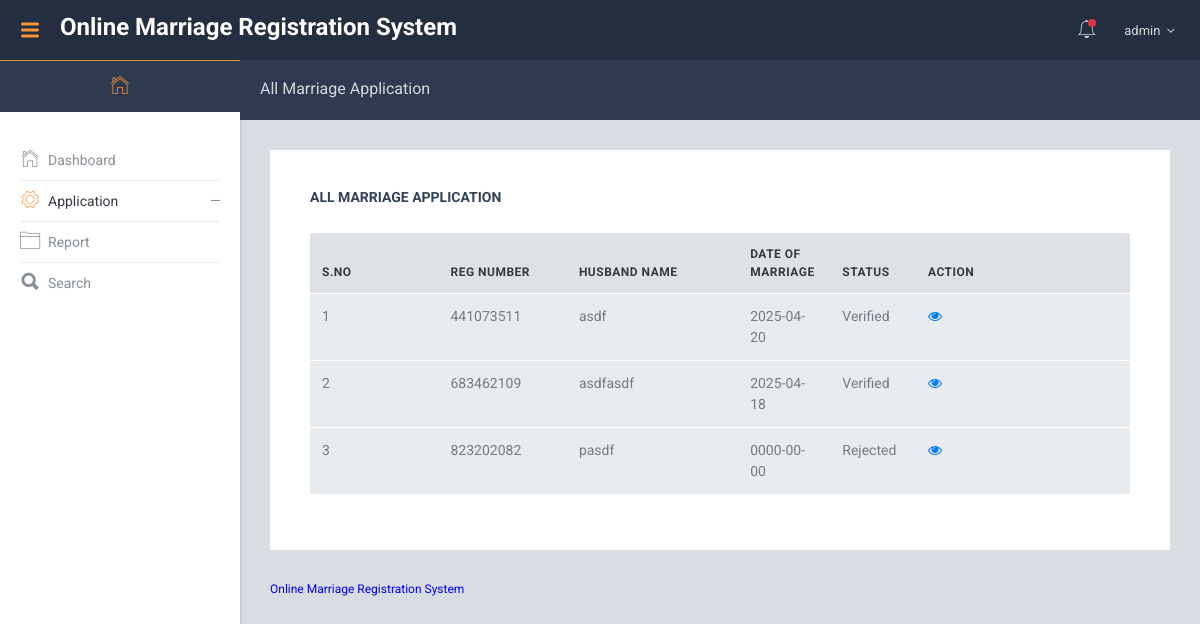
The page /admin/all-marriage-application.php (signed in) on the database its author committed.
### tables this page shows
CREATE TABLE `tblregistration` (
  `ID` int(11) NOT NULL,
  `RegistrationNumber` varchar(20) DEFAULT NULL,
  `UserID` int(11) DEFAULT NULL,
  `DateofMarriage` date DEFAULT NULL,
  `HusbandName` varchar(255) DEFAULT NULL,
  `HusImage` varchar(255) DEFAULT NULL,
  `HusbandReligion` varchar(100) DEFAULT NULL,
  `Husbanddob` date DEFAULT NULL,
  `HusbandSBM` varchar(50) DEFAULT NULL,
  `HusbandAdd` text DEFAULT NULL,
  `HusbandZipcode` varchar(10) DEFAULT NULL,
  `HusbandState` varchar(100) DEFAULT NULL,
  `HusbandAdharno` varchar(12) DEFAULT NULL,
  `WifeName` varchar(255) DEFAULT NULL,
  `WifeImage` varchar(255) DEFAULT NULL,
  `WifeReligion` varchar(100) DEFAULT NULL,
  `Wifedob` date DEFAULT NULL,
  `WifeSBM` varchar(50) DEFAULT NULL,
  `WifeAdd` text DEFAULT NULL,
  `WifeZipcode` varchar(10) DEFAULT NULL,
  `WifeState` varchar(100) DEFAULT NULL,
  `WifeAdharNo` varchar(12) DEFAULT NULL,
  `WitnessNamefirst` varchar(255) DEFAULT NULL,
  `WitnessAddressFirst` text DEFAULT NULL,
  `WitnessNamesec` varchar(255) DEFAULT NULL,
  `WitnessAddresssec` text DEFAULT NULL,
  `WitnessNamethird` varchar(255) DEFAULT NULL,
  `WitnessAddressthird` text DEFAULT NULL,
  `created_at` timestamp NOT NULL DEFAULT current_timestamp(),
  `Status` varchar(255) DEFAULT NULL,
  `Remark` varchar(60) NOT NULL
);

### admin/all-marriage-application.php (the view, shortened to what this page needs)
<?php
include('includes/dbconnection.php');
if (strlen($_SESSION['omrsaid']==0)) {
  header('location:logout.php');
  } else{
  ?>
<!DOCTYPE html>
<html lang="en">
  <head>
    <link href="lib/font-awesome/css/font-awesome.css" rel="stylesheet">
    <link href="lib/Ionicons/css/ionicons.css" rel="stylesheet">
    <link href="lib/perfect-scrollbar/css/perfect-scrollbar.css" rel="stylesheet">
    <link href="lib/jquery-toggles/toggles-full.css" rel="stylesheet">
    <link href="lib/highlightjs/github.css" rel="stylesheet">
    <link href="lib/datatables/jquery.dataTables.css" rel="stylesheet">
    <link href="lib/select2/css/select2.min.css" rel="stylesheet">
    <link rel="stylesheet" href="css/amanda.css">
  </head>
  <body>
<?php include_once('includes/header.php');
include_once('includes/sidebar.php');
 ?>
    <div class="am-pagetitle">
      <h5 class="am-title">All Marriage Application</h5>
    </div>
    <div class="am-mainpanel">
      <div class="am-pagebody">
        <div class="card pd-20 pd-sm-40">
          <h6 class="card-body-title">All Marriage Application</h6>
          <div class="table-wrapper" style="padding-top: 20px">
            <table id="datatable1" class="table display responsive nowrap">
              <thead>
                <tr>
                  <th class="wd-15p">S.No</th>
                  <th class="wd-15p">Reg Number</th>
                  <th class="wd-20p">Husband Name</th>
                  <th class="wd-10p">Date of Marriage</th>
                  <th class="wd-10p">Status</th>
                  <th class="wd-25p">Action</th>
                </tr>
              </thead>
              <tbody>
                <?php
$sql="SELECT * from tblregistration";
$query = $dbh -> prepare($sql);
$query->execute();
$results=$query->fetchAll(PDO::FETCH_OBJ);
$cnt=1;
if($query->rowCount() > 0)
{
foreach($results as $row)
{               ?>
                <tr>
                  <td><?php echo htmlentities($cnt);?></td>
                  <td><?php  echo htmlentities($row->RegistrationNumber);?></td>
                  <td><?php  echo htmlentities($row->HusbandName);?></td>
                  <td><?php  echo htmlentities($row->DateofMarriage);?></td>
                <?php if($row->Status==""){ ?>
                     <td><?php echo "Still Pending"; ?></td>
<?php } else { ?>                  <td><?php  echo htmlentities($row->Status);?>
                  </td>
                  <?php } ?>
                  <td><a href="view-marriage-application-detail.php?viewid=<?php echo htmlentities ($row->ID);?>"><i class="fa fa-eye" aria-hidden="true"></i></a></td>
                </tr>
              <?php $cnt=$cnt+1;}} ?>
              </tbody>
            </table>
          </div>
        </div>
      </div>
     <?php include_once('includes/footer.php');?>
    </div>
  </body>
</html>
<?php }  ?>

### admin/includes/header.php (shortened to what this page needs)
 <div class="am-header">
      <div class="am-header-left">
        <a id="naviconLeft" href="" class="am-navicon d-none d-lg-flex"><i class="icon ion-navicon-round"></i></a>
        <a href="index.html" class="am-logo">Online Marriage Registration System</a>
      </div>
      <div class="am-header-right">
        <div class="dropdown dropdown-notification">
          <a href="" class="nav-link pd-x-7 pos-relative" data-toggle="dropdown">
            <i class="icon ion-ios-bell-outline tx-24"></i>
            <span class="square-8 bg-danger pos-absolute t-15 r-0 rounded-circle"></span>
          </a>
        </div>
        <div class="dropdown dropdown-profile">
          <a href="" class="nav-link nav-link-profile" data-toggle="dropdown">
            <?php
$aid=$_SESSION['omrsaid'];
$sql="SELECT AdminName,Email from  tbladmin where ID=:aid";
$query = $dbh -> prepare($sql);
$query->bindParam(':aid',$aid,PDO::PARAM_STR);
$query->execute();
$results=$query->fetchAll(PDO::FETCH_OBJ);
$cnt=1;
if($query->rowCount() > 0)
{
foreach($results as $row)
{               ?>
            <span class="logged-name"><span class="hidden-xs-down"><?php  echo $row->AdminName;?></span> <i class="fa fa-angle-down mg-l-3"></i></span><?php $cnt=$cnt+1;}} ?>
          </a>
        </div>
      </div>
    </div>

### rows shown on the page
tblregistration: RegistrationNumber "441073511", HusbandName "asdf", DateofMarriage "2025-04-20", Status "Verified"
tblregistration: RegistrationNumber "683462109", HusbandName "asdfasdf", DateofMarriage "2025-04-18", Status "Verified"
tblregistration: RegistrationNumber "823202082", HusbandName "pasdf", DateofMarriage "0000-00-00", Status "Rejected"

### other values the page prints
$row->AdminName "admin"
